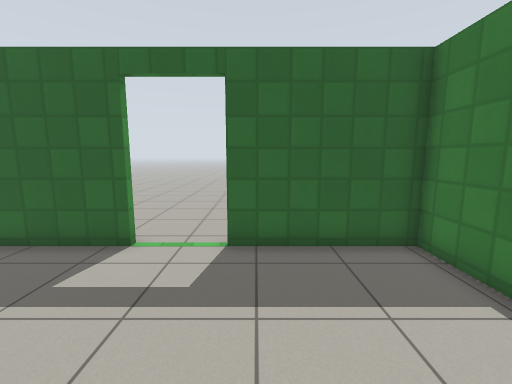
[1] (above)

16 first-person views from a walk through a Gazebo world. The camera is 1.2 m above the floor, tilts 8° down and sees 90° across. The floor is counted in squares, 0.5 m on a side. Each view is taken from the middle of a square. On the plan, view 1 faces up. The plan holds only what a view shows up to about 17 squares ahead; the rest is blank. The robots in the file are not drawn. Simple patterns stand in for the simulator's built-in surfaces.

[2]
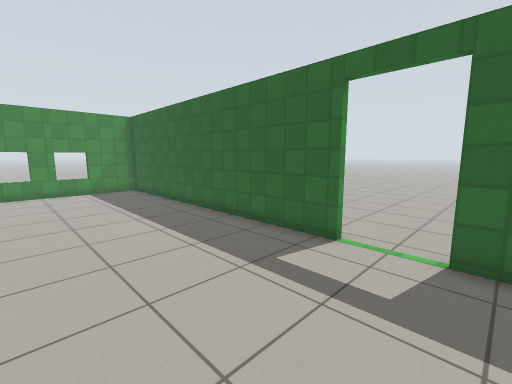

[3]
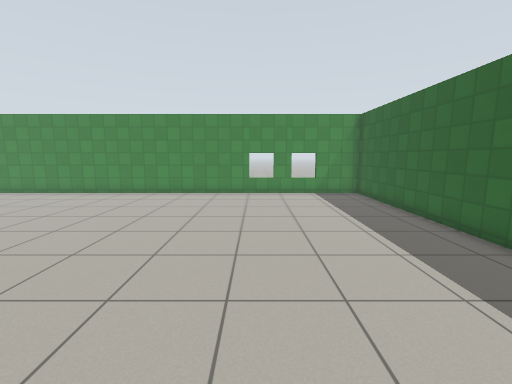

[4]
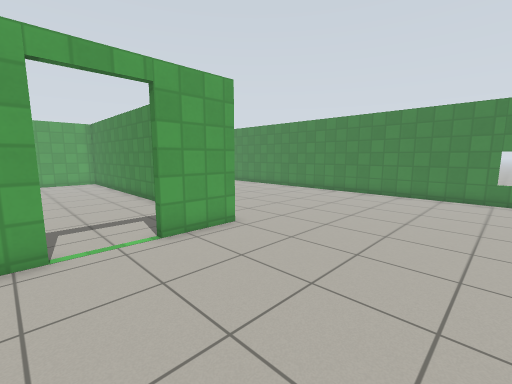

[5]
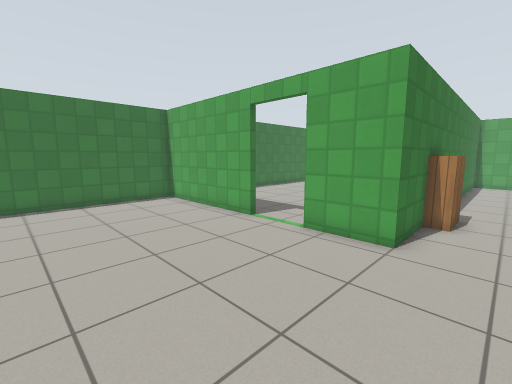

[6]
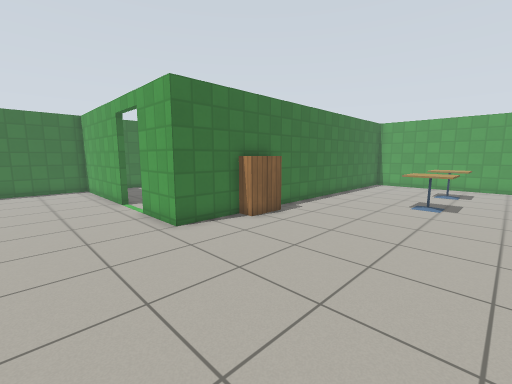

[7]
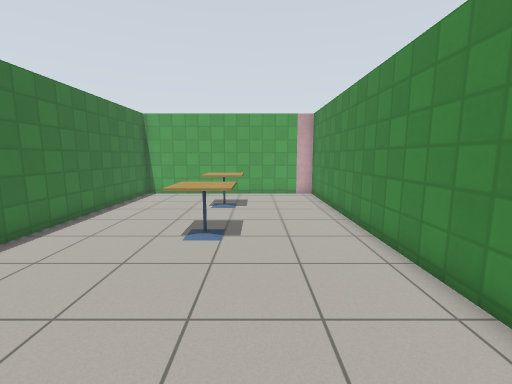

[8]
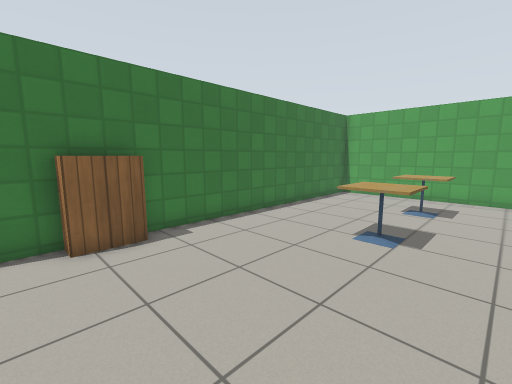

[9]
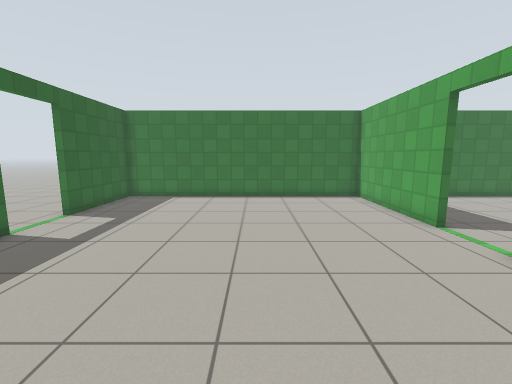

[10]
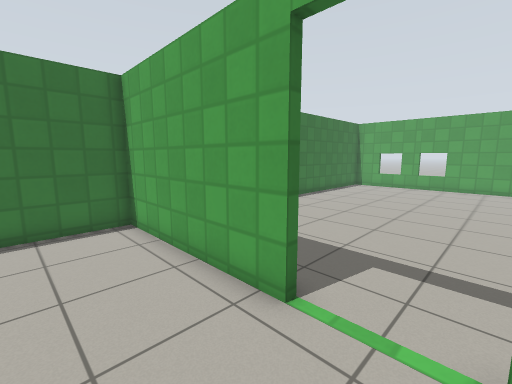

[11]
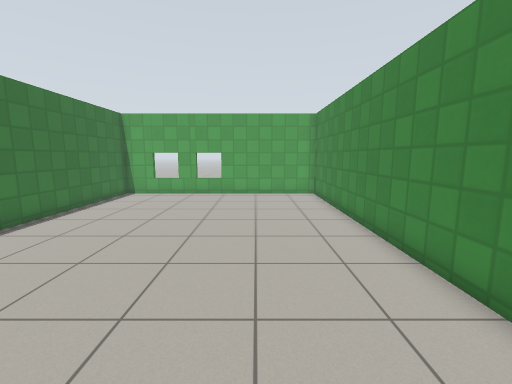

[12]
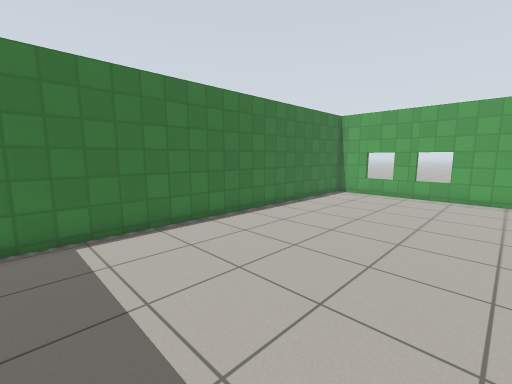

[13]
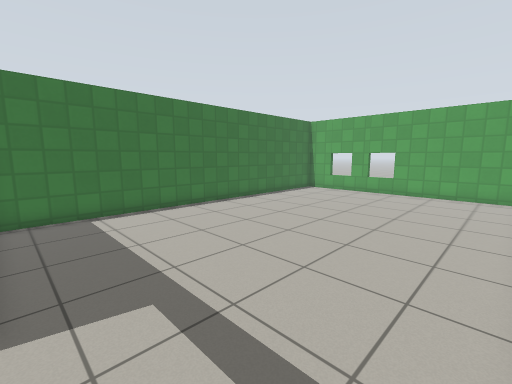

[14]
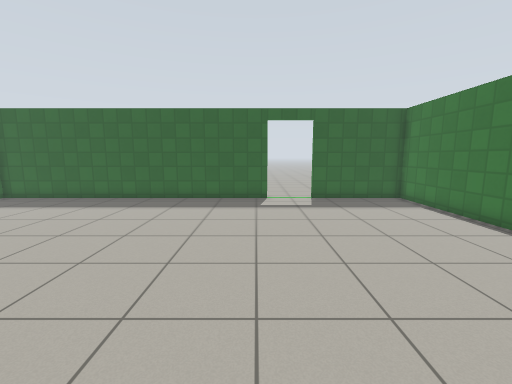

[15]
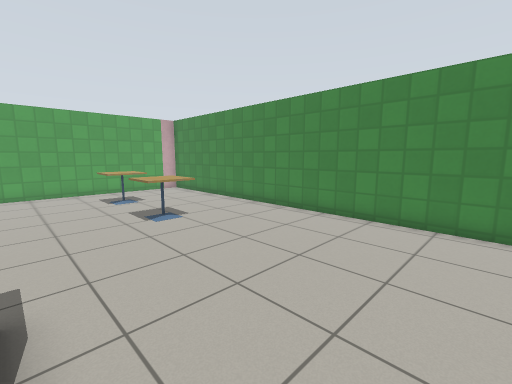

[16]
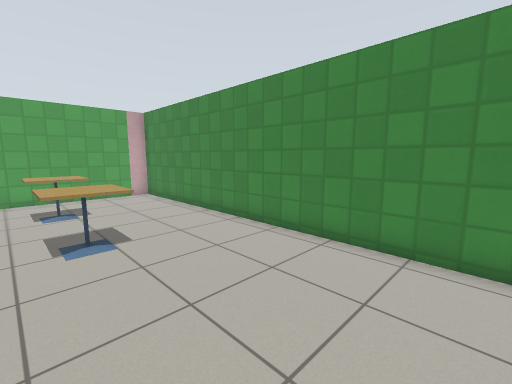

### Floor plan
Points are (right, up) in squares from view 1. A wall is a line through its corners. A room is listed if a view was taken in it or the views show most of it. See-through windows are left out.
Room 1 (views 1, 2, 3, 4, 5, 6, 7, 8, 9, 10, 15, 16)
walls: (-2.6, -7.5) (-2.6, -7.1) (4.3, -7.1) (4.3, 6.6) (-0.8, 6.6); (-3.3, 6.6) (-18.6, 6.6) (-18.6, -25.3) (-8, -25.3) (-8, -7.1) (-5.2, -7.1) (-5.2, -7.5)
ways out: opening at (-4, -7) to room 2; opening at (-2, 7)
objects: cafe table (-14, -22) to (-13, -21); cafe table (-14, -17) to (-13, -16); bookshelf (-9, -11) to (-8, -10)
Room 2 (views 11, 12, 13, 14)
walls: (-7.7, -12.4) (-7.7, -25.3) (4.3, -25.3) (4.3, -7.8)
ways out: opening at (-4, -7) to room 1

Where each view was taken, in squares from view 1:
view 1: 0 up, 0 right, facing up
view 2: 0 up, 0 right, facing up-left
view 3: 0 up, 2 left, facing left
view 4: 0 up, 2 left, facing down-left
view 5: 0 up, 10 left, facing down-right
view 6: 3 down, 16 left, facing down-right
view 7: 9 down, 15 left, facing down
view 8: 9 down, 16 left, facing down-right
view 9: 1 down, 11 left, facing right
view 10: 4 down, 5 left, facing down-right
view 11: 9 down, 4 left, facing down
view 12: 9 down, 4 left, facing down-right
view 13: 8 down, 7 left, facing down-right
view 14: 8 down, 4 left, facing up
view 15: 7 down, 9 left, facing down-left
view 16: 9 down, 12 left, facing down-left
